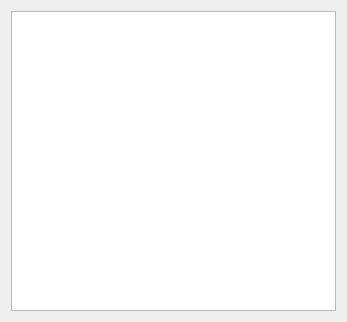
<?xml version="1.0" encoding="UTF-8"?>
<ui version="4.0">
 <class>AdjustmentResults</class>
 <widget class="QWidget" name="AdjustmentResults">
  <property name="geometry">
   <rect>
    <x>0</x>
    <y>0</y>
    <width>347</width>
    <height>322</height>
   </rect>
  </property>
  <property name="windowTitle">
   <string>Form</string>
  </property>
  <layout class="QGridLayout" name="gridLayout">
   <item row="0" column="0">
    <widget class="QTextEdit" name="textEdit">
     <property name="enabled">
      <bool>true</bool>
     </property>
    </widget>
   </item>
  </layout>
 </widget>
 <resources/>
 <connections/>
</ui>
